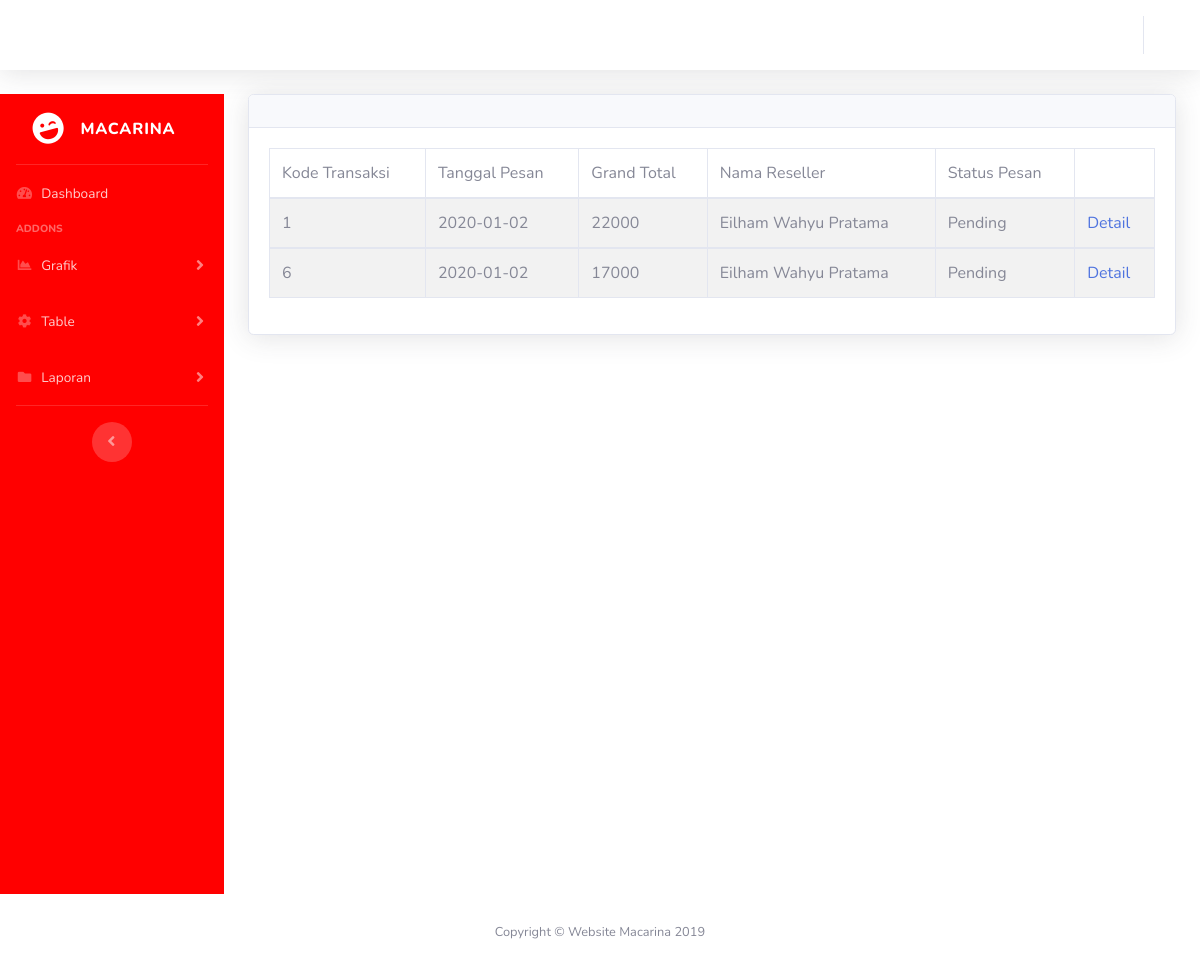
The page /admin/transaksi/transaksi.php on the database as committed earlier.
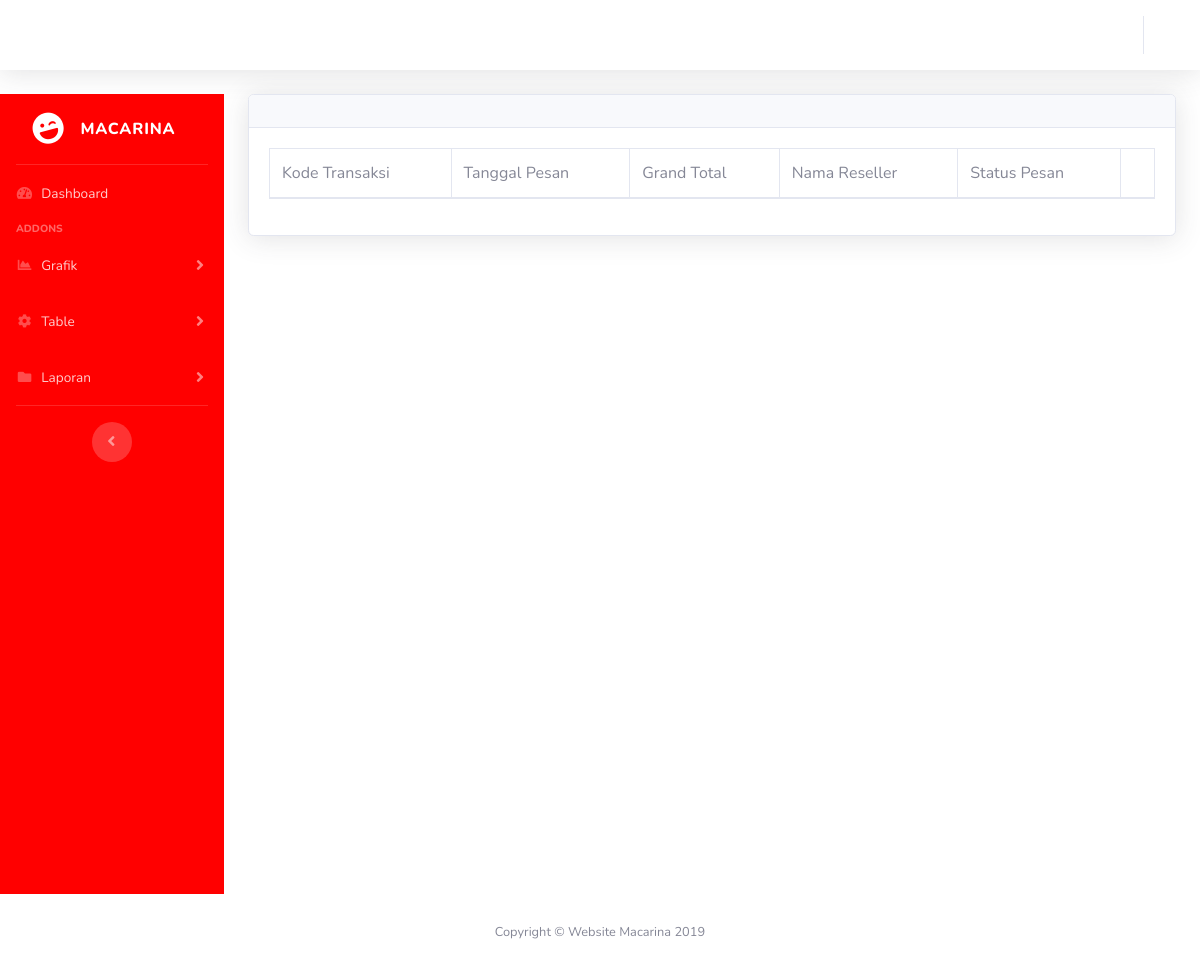
The same page on the database as committed later.
### tables this page shows
CREATE TABLE `reseller` (
  `id_reseller` int(11) NOT NULL,
  `nama_reseller` varchar(50) NOT NULL,
  `alamat` varchar(50) NOT NULL,
  `no_tlp` varchar(13) NOT NULL,
  `scan_ktp` varchar(50) NOT NULL,
  `no_ktp` varchar(16) NOT NULL,
  `email` varchar(25) NOT NULL,
  `password` varchar(8) NOT NULL,
  `status` varchar(10) NOT NULL,
  `pas_foto` varchar(25) NOT NULL
);

CREATE TABLE `transaksi` (
  `kd_transaksi` int(11) NOT NULL,
  `tgl_transaksi` date NOT NULL,
  `grand_total` int(11) NOT NULL,
  `id_reseller` int(11) NOT NULL
);

### admin/transaksi/transaksi.php (the view, shortened to what this page needs)
<!DOCTYPE html>
<html lang="en">
<head>
  <link href="../vendor/fontawesome-free/css/all.min.css" rel="stylesheet" type="text/css">
  <link href="../css/sb-admin-2.min.css" rel="stylesheet">
  <link href="../vendor/datatables/dataTables.bootstrap4.min.css" rel="stylesheet">
</head>
<?php
include_once "../topNavbar.php";
?>
  <div id="wrapper">
<?php
include_once "../config/side.php";
?>
   <link rel="stylesheet" href="//code.jquery.com/ui/1.12.1/themes/base/jquery-ui.css">
        <div class="container-fluid">
          <div class="card shadow mb-4">
            <div class="card-header py-3">
            </div>
            <div class="card-body">
            <?php
            include "../config/config.php";
          ?>
            <form method ="POST" action="FtamBarang.php" enctype="multipart/form-data">
                <table border="1" class="table table-striped table-bordered table-hover">
                    <thead>
                        <tr>
                            <td>Kode Transaksi</td>
                            <td>Tanggal Pesan</td>
                            <td>Grand Total</td>
                            <td>Nama Reseller</td>
                            <td>Status Pesan</td>
                            <td></td>
                        </tr>
                    </thead>
                    <?php
                    $query = "SELECT transaksi.kd_transaksi, transaksi.tgl_transaksi, reseller.nama_reseller, transaksi.grand_total, pembayaran.status_pesan
                    FROM reseller, transaksi, pembayaran
                    WHERE transaksi.id_reseller = reseller.id_reseller AND
                    transaksi.kd_transaksi = pembayaran.kd_transaksi AND
                    pembayaran.status_pesan = '0'";
                      $hasil = mysqli_query($koneksi, $query);
                      while ($data = mysqli_fetch_array($hasil)) {
                  ?>
                    <tbody>
                        <tr>
                            <td><?php echo $data ['kd_transaksi']; ?></td>
                            <td><?php echo $data ['tgl_transaksi']; ?></td>
                            <td><?php echo $data ['grand_total']; ?></td>
                            <td><?php echo $data ['nama_reseller']; ?></td>
                            <td><?php
                             $status = $data['status_pesan'];
                             if ($status == 0){
                              ?>Pending
                            <?php   }
                            else if ($status == 1) {
                               ?>Selesai
                            <?php  }?>
                            </td>
                    <td><a class="detail" href="detailTransaksi.php?txt_idtr=<?php echo $data['kd_transaksi']; ?>">Detail</a></td>
                        </tr>
                    </tbody>
                    <?php
                     }
                    ?>
                </table>
            </form>
            </div>
          </div>
        </div>
      </div>
      <?php
      include_once "../footer.php";
      ?>
    </div>
  </div>
</body>
</html>

### admin/topNavbar.php (shortened to what this page needs)
<body id="page-top">
  <div id="content-wrapper" class="d-flex flex-column">
 <div id="content">
   <nav class="navbar navbar-expand navbar-light bg-white topbar mb-4 static-top shadow">
     <ul class="navbar-nav ml-auto">
       <li class="nav-item dropdown no-arrow">
         <a class="nav-link dropdown-toggle" href="#" id="userDropdown" role="button" data-toggle="dropdown" aria-haspopup="true" aria-expanded="false">
         </a>
       </li>
     </ul>
   </nav>

### admin/config/side.php (shortened to what this page needs)
 <ul class="navbar-nav bg-gradient-danger sidebar sidebar-dark accordion" id="accordionSidebar">
<a class="sidebar-brand d-flex align-items-center justify-content-center" href="home.php">
  <div class="sidebar-brand-icon rotate-n-15">
    <i class="fas fa-laugh-wink"></i>
  </div>
  <div class="sidebar-brand-text mx-3">Macarina</div>
</a>
<hr class="sidebar-divider my-0">
<li class="nav-item">
  <a class="nav-link" href="../home.php">
    <i class="fas fa-fw fa-tachometer-alt"></i>
    <span>Dashboard</span></a>
</li>
<div class="sidebar-heading">
  Addons
</div>
<li class="nav-item">
  <a class="nav-link collapsed" href="#" data-toggle="collapse" data-target="#collapse2" aria-expanded="true" aria-controls="collapse2">
    <i class="fas fa-fw fa-chart-area"></i>
    <span>Grafik</span>
  </a>
</li>
<li class="nav-item">
  <a class="nav-link collapsed" href="#" data-toggle="collapse" data-target="#collapse3" aria-expanded="true" aria-controls="collapse3">
    <i class="fas fa-fw fa-cog"></i>
    <span>Table</span>
  </a>
</li>
<li class="nav-item">
  <a class="nav-link collapsed" href="#" data-toggle="collapse" data-target="#collapsePages" aria-expanded="true" aria-controls="collapsePages">
    <i class="fas fa-fw fa-folder"></i>
    <span>Laporan</span>
  </a>
</li>
<hr class="sidebar-divider d-none d-md-block">
<div class="text-center d-none d-md-inline">
  <button class="rounded-circle border-0" id="sidebarToggle"></button>
</div>
</ul>

### admin/footer.php
<footer class="sticky-footer bg-white">
       <div class="container my-auto">
         <div class="copyright text-center my-auto">
           <span>Copyright &copy; Website Macarina 2019</span>
         </div>
       </div>
     </footer>

Rows that differ between the two databases and show on the page:
removed reseller: transaksi.kd_transaksi "1", transaksi.tgl_transaksi "2020-01-02", transaksi.grand_total "22000", nama_reseller "Eilham Wahyu Pratama", transaksi.kd_transaksi "6", transaksi.grand_total "17000"
